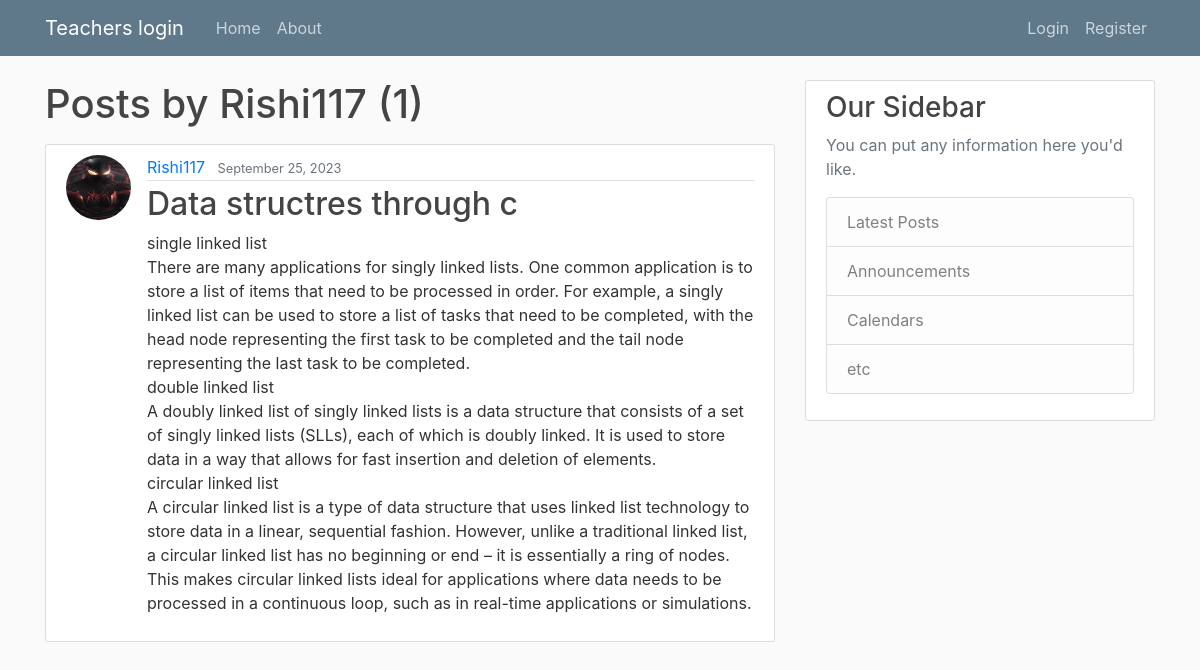
Page /user/Rishi117 on the committed database.
### blog1/models.py (models this page shows, shortened)
class Post(models.Model):
    title = models.CharField(max_length=100)
    content = models.TextField()
    date_posted = models.DateTimeField(default = timezone.now )
    author = models.ForeignKey(User,on_delete = models.CASCADE)#if user is deleted ,then delete their posts also

### users/models.py (models this page shows, shortened)
class Profile(models.Model):
    user = models.OneToOneField(User, on_delete= models.CASCADE)
    image = models.ImageField(default='default.jpg',upload_to='profile_pics')

### blog1/views.py (the view)
# urls.py: path('user/<str:username>', UserPostListView.as_view(), name='user-posts'),
class UserPostListView(ListView):
    model = Post
    template_name = 'blog1/user_posts.html'  # <app>/<model>_<viewtype>.html
    context_object_name = 'posts'
    ordering = ['-date_posted']
    paginate_by = 5
    def get_queryset(self):
        user = get_object_or_404(User, username=self.kwargs.get('username') )
        return Post.objects.filter(author=user).order_by('-date_posted')

### blog1/templates/blog1/user_posts.html (shortened to what this page needs)
{% extends "blog1/base.html" %}
{% block content %}
    <h1 class="mb-3">Posts by {{ view.kwargs.username }} ({{ page_obj.paginator.count }})</h1>
    {% for post in posts %}
        <article class="media content-section">
          <img class="rounded-circle article-img" src="{{ post.author.profile.image.url }}">
          <div class="media-body">
            <div class="article-metadata">
              <a class="mr-2" href="{% url 'user-posts' post.author.username %}">{{ post.author }}</a>
              <small class="text-muted">{{ post.date_posted|date:"F d, Y" }}</small>
            </div>
            <h2><a class="article-title" href="{% url 'post-detail' post.id %}">{{ post.title }}</a></h2>
            <p class="article-content">{{ post.content }}</p>
          </div>
        </article>
    {% endfor %}
{% endblock content %}

### blog1/static/blog1/main.css (style rules this page uses)
body { background: #fafafa; color: #333333; margin-top: 5rem; }
h1, h2, h3, h4, h5, h6 { color: #444444; }
.content-section { background: #ffffff; padding: 10px 20px; border: 1px solid #dddddd; border-radius: 3px; margin-bottom: 20px; }
.article-title { color: #444444; }
.article-content { white-space: pre-line; }
.article-img { height: 65px; width: 65px; margin-right: 16px; }
.article-metadata { padding-bottom: 1px; margin-bottom: 4px; border-bottom: 1px solid #e3e3e3 }

### rows in the picture
Post: author.profile.image (placeholder picture), author "Rishi117", date_posted "September 25, 2023", title "Data structres through c", content "single linked list There are many applications for singly linked lists. One common application is to store a list of items that need to be processed in order. For example, a singly linked list can be used to store a list of tasks that need to be completed, with the head node representing the first task to be completed and the tail node representing the last task to be completed. double linked list A doubly linked list of singly linked lists is a data structure that consists of a set of singly linked lists (SLLs), each of which is doubly linked. It is used to store data in a way that allows for fast insertion and deletion of elements. circular linked list A circular linked list is a type of…"

### other values in the picture
{{ view.kwargs.username }} "Rishi117"
{{ page_obj.paginator.count }} "1"
